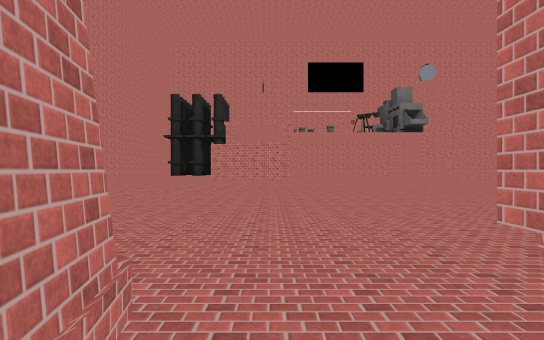
view 1 (above)

19 first-person views from a walk through a 3-D level made in the Unity game engine. The camera is 1.4 m above the floor, looks level and sees 80° across. The floor is counted in squares, 2 m on a side. Each view is taken from the middle of a square. On the plan, view 1 faces up. The plan holds only what a view shows up to about 10 squares ahead; the rest is blank. The place goes on beyond the plan. The player is left out. Surface patterns are stand-ins for the level's own textures.

view 2
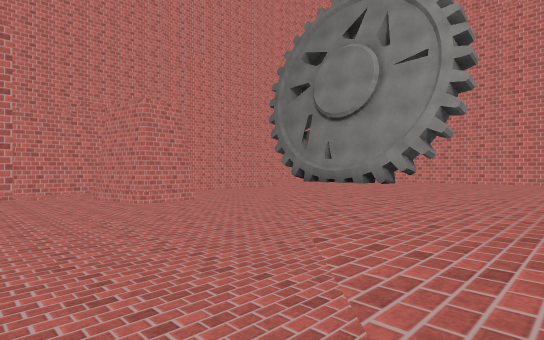

view 3
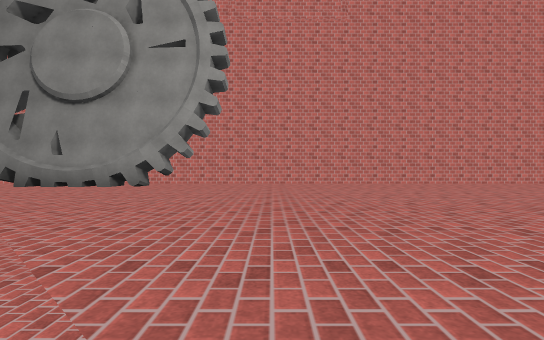

view 4
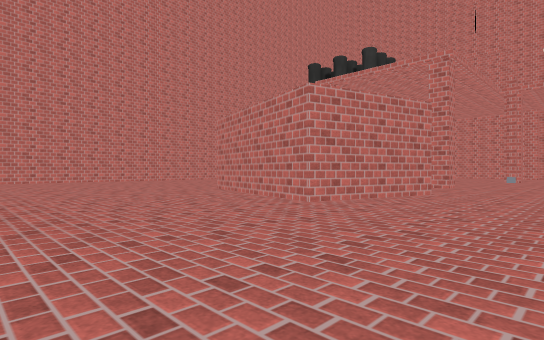

view 5
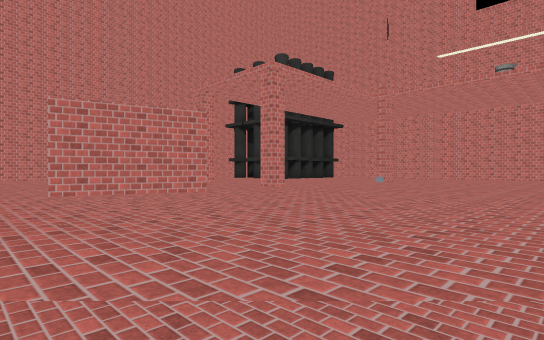

view 6
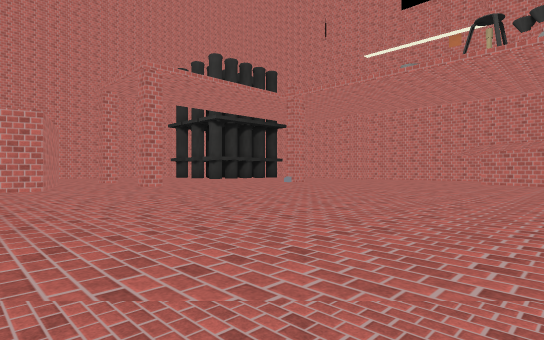

view 7
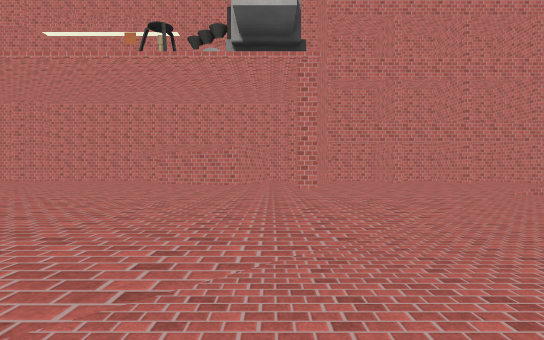

view 8
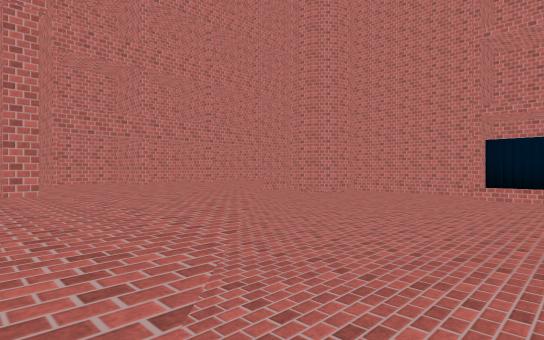

view 9
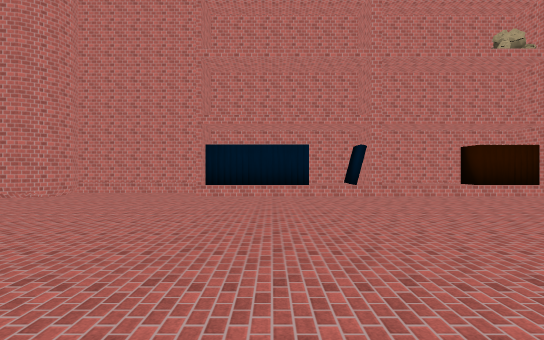

view 10
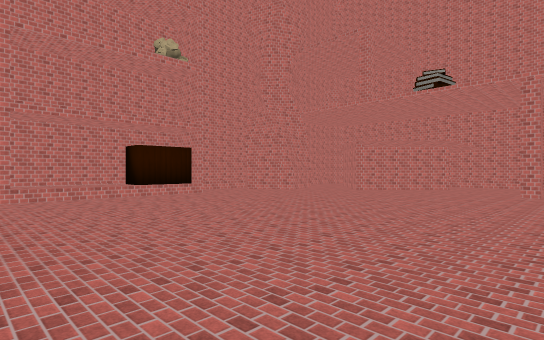

view 11
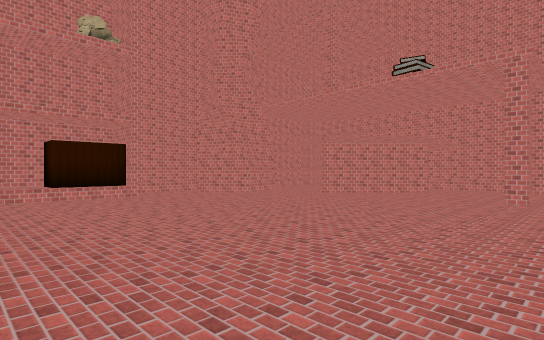

view 12
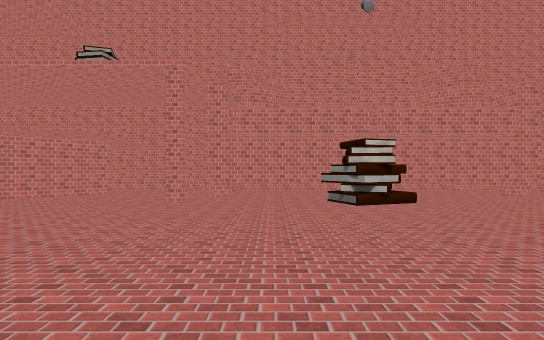

view 13
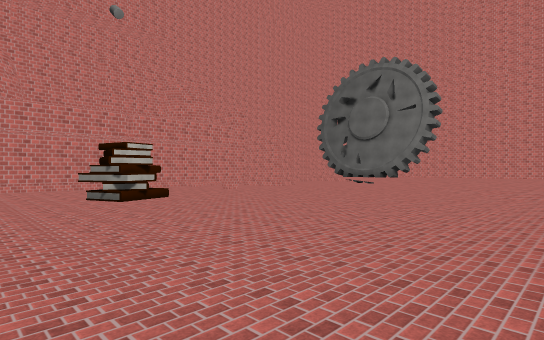

view 14
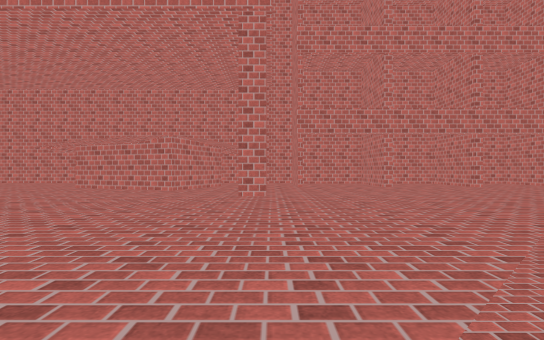

view 15
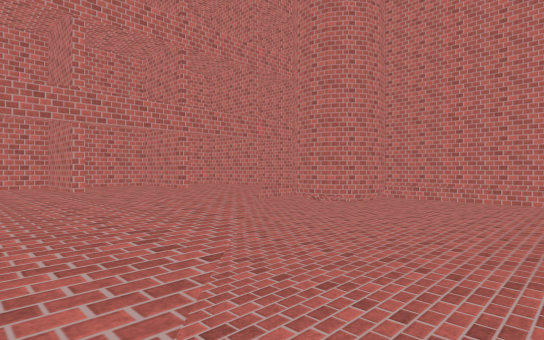

view 16
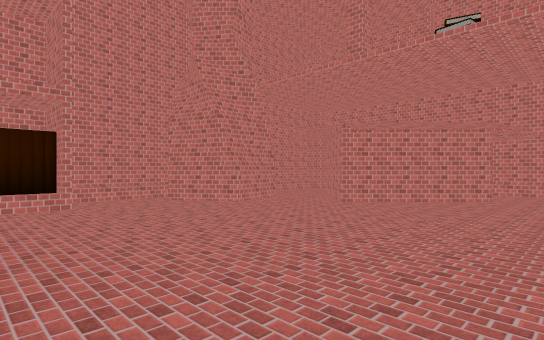

view 17
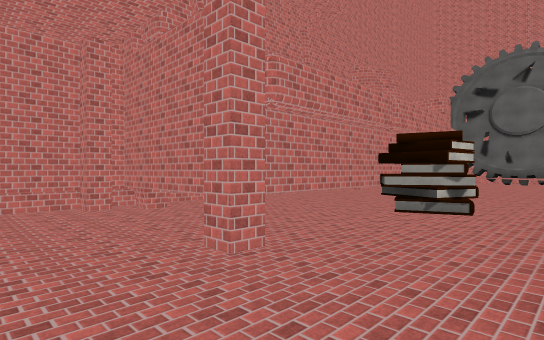

view 18
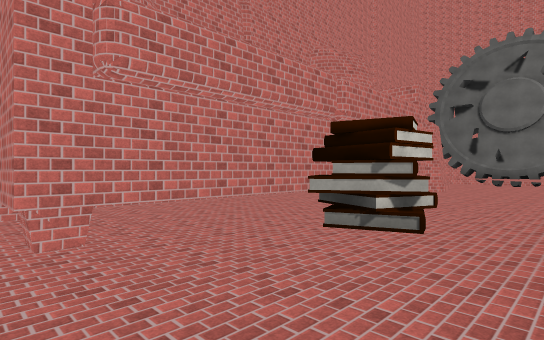

view 19
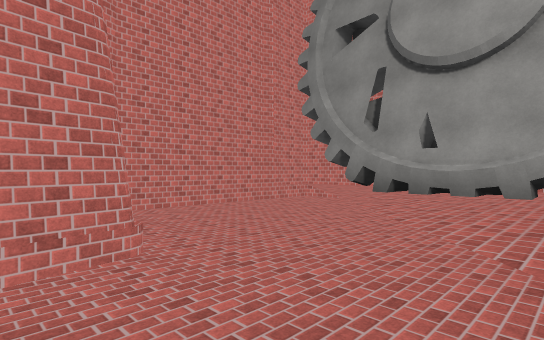

### Floor plan
Key: @ floor where view 1 was taken; # wall or solid block; . floor; = window, fence, low wall or low ledge; ^ raised ledge.
Columns run from 8 left of view 1 to 19 right of it. Each row starts with its distance up from view 1.
 25           ^^^    ^^^^####
 24          ^^^^^   ^^^^^^^^ ^
 23           ^^^^^^^^^^^^^^^^^
 22           ^^^^^^^^^^^^^^.#
 21          ^^^^^^^^^^^^^^..###
 20         ^^^^^^^^^^^^^^.....#
 19         ^^^^^^^^^^^^^......#
 18        ^^^^^^^^^^^^^.......#
 17       ^^^^^^^^^^^^^.......##
 16      ^^^^^^^^^^^^^........#
 15 ^  ^ ^^^^^^^^^^^^.........#
 14 ^^^^^   ^^^^^^^^..........##
 13 ^^^^^^^^ ^^^^^^...........^^
 12 ^^^^^^^^^^^^^^.  .........^#
 11 ^^^^^^^^^^^^^.............^^
 10 ^^^^^^^^^^^^..............^^
  9 ^^^^^^^^^^^...............##
  8 ^^^^^^^^^^................##
  7 ^^^^^^^^^..................#
  6 ^^^^^^^^...................#
  5 ^^^^^^^..................###
  4 ^#^^^^...................#
  3 ^#^^^........##........#.#
  2  ^^^......#==###=##...###.
  1  ^^...##..#      #...## #.
  0 ^^.... #@.       ^....
 -1 #..... ### ^^^^^^##...
 -2 ######   #     #######

Positions as (right, up) in squares from view 1, and headings:
1: (0, 0), facing up
2: (2, 8), facing down-left
3: (1, 7), facing left
4: (3, 9), facing up-left
5: (6, 11), facing up-left
6: (8, 13), facing up-left
7: (9, 14), facing up
8: (9, 15), facing up-right
9: (9, 15), facing right
10: (9, 13), facing down-right
11: (9, 11), facing down-right
12: (8, 10), facing down
13: (9, 11), facing down-left
14: (10, 16), facing up
15: (11, 17), facing up-right
16: (11, 9), facing down-right
17: (12, 5), facing down-left
18: (10, 5), facing down-left
19: (-1, 4), facing down-left
